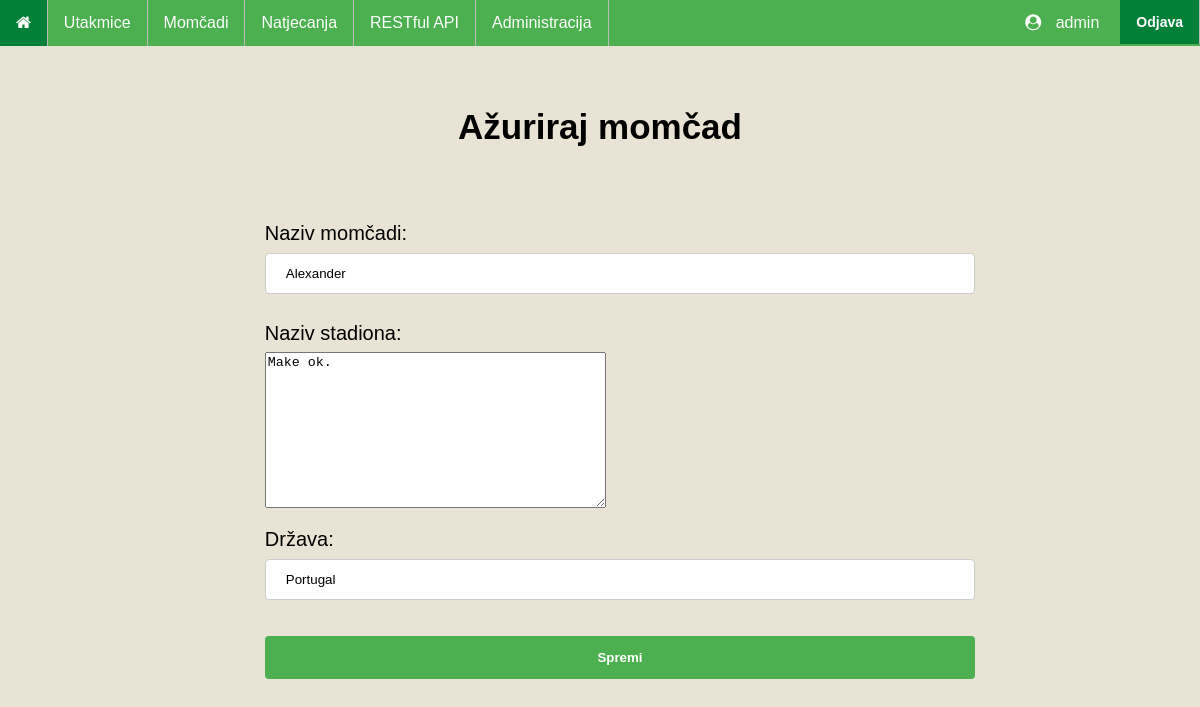
/teams/edit/290 (signed in), run on the app's committed database.
### main/models.py (models this page shows, shortened)
class Team(models.Model):
    team_name = models.CharField(max_length=50)
    team_stadium = models.TextField()
    team_country = models.CharField(max_length=30)

### main/views.py (the view)
# urls.py: path('teams/edit/<teamID>', editTeam, name='editTeam'),
@user_passes_test(is_user_admin)
def editTeam(request, teamID):
    team = Team.objects.get(id=teamID)
    if request.method == 'POST':
        form = forms.TeamForm(request.POST, instance=team)
        if form.is_valid():
            form.save()
            messages.success(request, 'Momčad "{}" je uspješno ažurirana!'.format(team.team_name))
            return HttpResponseRedirect("/teams/{}".format(team.id))
    else:
        form = forms.TeamForm(instance=team)
    return render(request, 'admin/team_form.html', {'form': form, 'form_action': 'edit', 'teamID': team.id})

### main/forms.py
class TeamForm(forms.ModelForm):
    class Meta:
        model = Team
        fields = '__all__'
        labels = {
            'team_name': 'Naziv momčadi',
            'team_stadium': 'Naziv stadiona',
            'team_country': 'Država'
        }

### main/views.py (called while the page is built)
def is_user_admin(user):
    admin_group = Group.objects.get(name="Administrator")
    return admin_group.user_set.filter(username=user).exists()

### templates/admin/team_form.html (shortened to what this page needs)
{% extends "base_generic.html" %}
{% block content %}
    <h1>{% if form_action == 'edit' %}
        Ažuriraj momčad
    {% else %}
        Dodaj momčad
    {% endif %}</h1>
    <form action="{% if form_action == 'edit' %} {% url 'editTeam' teamID %} {% else %} {% url 'createTeam' %} {% endif %}" method="post">
        {{ form.as_p }}
        <input type="submit" value="Spremi">
    </form>
{% endblock %}

### templates/base_generic.html (shortened to what this page needs)
<!DOCTYPE html>
<html lang="hr">
<head>
    {% load static %}
    <link rel="stylesheet" type="text/css" href="{% static 'style.css' %}">
    <link rel="stylesheet" type="text/css" href="{% static 'matches.css' %}">
    <link rel="stylesheet" href="https://cdnjs.cloudflare.com/ajax/libs/font-awesome/4.7.0/css/font-awesome.min.css">
</head>
<body>
    <ul>
        <li><a href="/" title="Početna stranica"><i class="fa fa-home"></i></a></li>
        <li><a href="/matches/">Utakmice</a></li>
        <li><a href="/teams/">Momčadi</a></li>
        <li><a href="/competitions/">Natjecanja</a></li>
        <li><a href="/api/teams/">RESTful API</a></li>
        {% if request.user.is_superuser %}
            <li><a href="/adminDashboard/">Administracija</a></li>
        {% endif %}
        <li style="float:right">
            <form id="logout-form" method="post" action="{% url 'logout' %}">
                <button type="submit">Odjava</button>
            </form>
        </li>
        <li style="float:right" class="userProfile">
            <i class='fa fa-user-circle' style="margin-right: 10px;"></i> {{ user.username }}
        </li>
    </ul>
    <div class="content">
        {% block content %}
        {% endblock %}
    </div>
</body>
</html>

### main/static/style.css (style rules this page uses)
html { font-family: 'Franklin Gothic', 'Arial Narrow', Arial, sans-serif; background: #e8e3d5; }
h1 { text-align: center; font-size: 35px; margin-top: 15%; margin-bottom: 5%; }
ul { list-style-type: none; margin: 0; padding: 0; width: 100%; position: fixed; top: 0; left: 0; overflow: hidden; background-color: #4CAF50; color: white; }
li { float: left; border-right:1px solid #bbb; }
li a { display: block; color: white; text-align: center; padding: 14px 16px; text-decoration: none; }
.userProfile { padding: 14px 16px; border: none; margin-right: 5px; }
#logout-form { background: #4CAF50 !important; padding: 0 !important; }
#logout-form button { font-size: 14px; color: white; background: #038037 !important; padding: 14px 16px !important; border: none; font-weight: bold; display: block; margin: 0; text-decoration: none; cursor: pointer; }
.content { display: block; margin: 0 auto; width: 60%; margin-bottom: 8%; }
form { width: 100%; border-radius: 5px; padding: 20px; font-size: 20px; }
input[type=text], input[type=password], select { width: 100%; padding: 12px 20px; margin: 8px 0; display: inline-block; border: 1px solid #ccc; border-radius: 4px; box-sizing: border-box; }
input[type=submit], .searchOption button { width: 100%; background-color: #4CAF50; color: white; font-weight: bold; padding: 14px 20px; margin: 8px 0; border: none; border-radius: 4px; cursor: pointer; }
form textarea { display: block; margin-top: 1%; }

### data on the page
Team: team_name "Alexander", team_stadium "Make ok.", team_country "Portugal"

### other printed values
{{ user.username }} "admin"
